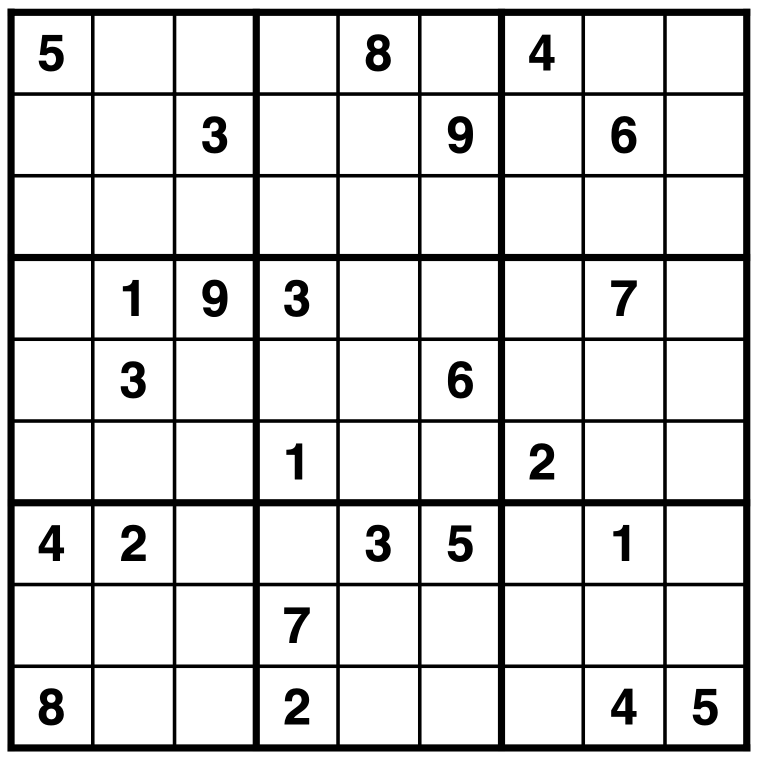
#> input picture src/assets/2.png, 1528 x 1526 px (shown at 1/2 size)
$ python main.py
#> lines starting #> are read from the running program, lines starting #| are printed output that depends on the picture; after the words box and inside, x2 and y2 are one past the last pixel; in counts of white or black regions, pixels touching at a corner belong together
### src/tools/image_processing.py
'''
src/tools/image_processing.py

Computer vision tools for sudoku image processing.

Author: Filip J. Cierkosz (2022)
'''


import numpy as np
import pytesseract
import cv2


def resize_img(img):
    '''
    Resizes an input image.

        Parameters:
            img : raw image.

        Returns:
            res_img : resized image.
    '''
    res_img = cv2.resize(img, (500, 600))
    return res_img

def preprocess_img(img):
    '''
    Applies image pre-processing filters such as:
        noise removal, adaptive threshold, detecting all contours, etc.

        Parameters:
            img : resized image.

        Returns:
            contours : detected sudoku contours in the image.
    '''
    # Apply grayscale, adaptive threshold, canny and find contours.
    graysc = cv2.cvtColor(img, cv2.COLOR_BGR2GRAY)
    rm_noise = cv2.fastNlMeansDenoising(
        graysc, templateWindowSize=6, searchWindowSize=21, h=3
    )
    thresh = cv2.adaptiveThreshold(
        rm_noise, 255, cv2.ADAPTIVE_THRESH_MEAN_C, cv2.THRESH_BINARY, 11, 2
    )
    canny = cv2.Canny(thresh, 120, 150, apertureSize=3)
    contours, _ = cv2.findContours(
        canny, cv2.RETR_EXTERNAL, cv2.CHAIN_APPROX_SIMPLE
    )
    return contours

def transform_plane(contours, img):
    '''
    Extracts the sudoku grid from the image by applying plane transformation.

        Parameters:
            contours : array of detected contours.
            img : input image after applying filters.

        Returns:
            undist_img : undistorted sudoku image.
    '''
    max_area = 0
    max_cont = contours[0]
    for c in contours:
        approx = cv2.approxPolyDP(
            c, 0.01 * cv2.arcLength(c, True), True
        )
        if len(approx == 4):
            curr_area = cv2.contourArea(c)
            if max_area <= curr_area:
                max_area = curr_area
                max_cont = approx
    # Refine points for the new plane.
    coords = max_cont.ravel()
    size = 250
    pts_curr, pts_new = specify_points(coords, size)
    # Perform plane transformation.
    plane_trans = cv2.getPerspectiveTransform(pts_curr, pts_new)
    undist_img = cv2.warpPerspective(img, plane_trans, (size, size))
    return undist_img

def specify_points(coords, size):
    '''
    Specifies point for the plane transformation.

        Parameters:
            coords : raw contour points.
            size : size.

        Returns:
            pts_curr : current plane point adjustments.
            pts_new : point adjustments for the new plane.
    '''
    # Arrange points.
    pts = np.float32([
        [coords[0], coords[1]],
        [coords[2], coords[3]],
        [coords[4], coords[5]],
        [coords[6], coords[7]]
    ])
    pts_curr = pts.copy()
    sum_pts = sorted([p[0] + p[1] for p in pts])
    for i in range(0, len(sum_pts)):
        for p in pts:
            if p[0] + p[1] == sum_pts[i]:
                try:
                    if i == 0:
                        pts_curr[1] = [p[0], p[1]]
                    elif i == 1:
                        pts_curr[2] = [p[0], p[1]]
                    elif i == 2:
                        pts_curr[0] = [p[0], p[1]]
                    elif i == 3:
                        pts_curr[3] = [p[0], p[1]]
                except:
                    print('Error - failed to refine points.')
    # Set up new points.
    pts_new = np.float32([
        [0, size],
        [0, 0],
        [size ,0],
        [size, size]
    ])
    return pts_curr, pts_new

def classify_digits(img):
    '''
    Classifies digits (with Google Pytesseract) from an unsolved sudoku image.

        Parameters:
            img : image of unsolved sudoku.

        Returns:
            class_digits : list of classified digits.
    '''
    # Resize and apply filters for the image.
    img = cv2.resize(img, (900, 900))
    graysc = cv2.cvtColor(img, cv2.COLOR_BGR2GRAY)
    _, thresh = cv2.threshold(graysc, 140, 255, cv2.THRESH_BINARY)
    # Specify dimensions.
    width = img.shape[0]
    height = img.shape[1]
    w = width // 9
    h = height // 9
    # Classify digit for each cell using Pytesseract engine.
    class_digits = []
    for r in range(0, width, w):
        for c in range(0, height, h):
            cell_img = thresh[r + 10 : r + w - 10, c + 10 : c + h - 10]
            init_digit = pytesseract.image_to_string(
                cell_img, lang='eng',
                config='--psm 7 --oem 3 -c tessedit_char_whitelist=0123456789'
            )
            try:
                digit = int(init_digit)
            except:
                digit = 0
            class_digits.append(digit)
    return class_digits

# [31 lines left out: function display_digits, not called in this run]

### src/main.py
'''
main.py

Main program for running generator and solver.

Author: Filip J. Cierkosz (2022)
'''


from tools.grid_generator import GridGenerator
from tools.image_processing import *
from tools.sudoku_solver import SudokuSolver
import numpy as np


# [33 lines of commented-out code are left out]


def main():
    '''
    Main runner.
    '''
    # select sample image
    img_path = 'assets/2.png'
    img = cv2.imread(img_path, cv2.IMREAD_COLOR)
#> img is the input picture: shape (1526, 1528, 3); min 0, max 255, mean 218.3

    # resize image
    img = resize_img(img)
#> in resize_img, `res_img = cv2.resize(img, (500, 600))`:
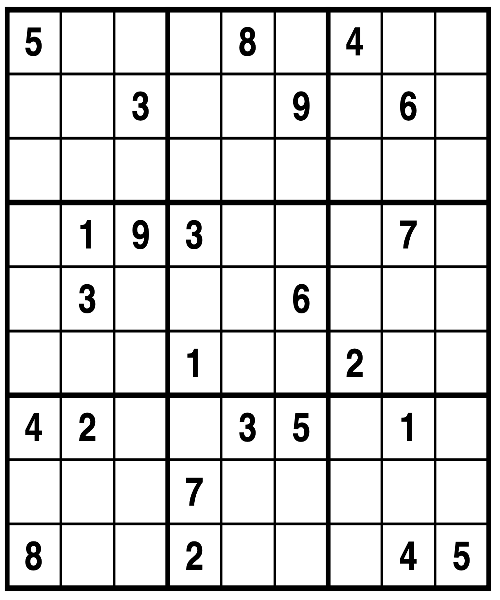
#> res_img: shape (600, 500, 3); min 0, max 255, mean 218.7

    # preprocess
    contours = preprocess_img(img)
#> in preprocess_img, `thresh = cv2.adaptiveThreshold( rm_noise, 255, cv2.ADAPTIVE_THRESH_MEA..`:
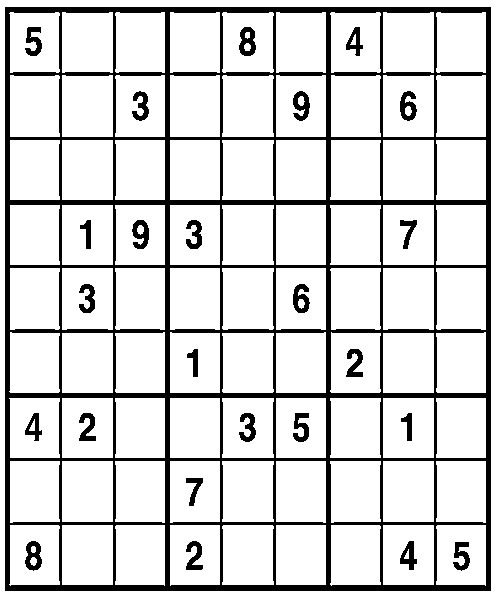
#> thresh: shape (600, 500); 84.5% white; 25 black regions, largest, box (x1, y1, x2, y2) and area: (5, 7, 491, 591) 40274, (239, 27, 256, 56) 320, (25, 541, 42, 571) 316
#> in preprocess_img, `canny = cv2.Canny(thresh, 120, 150, apertureSize=3)`:
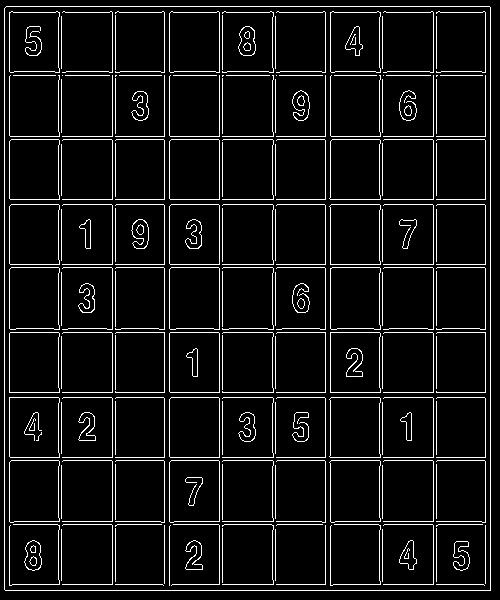
#> canny: shape (600, 500); 7.4% white in thin lines or dots
#> in preprocess_img, `contours, _ = cv2.findContours( canny, cv2.RETR_EXTERNAL, cv2.CHAIN_AP..`: contours = 1 item
#> contours = 1 item

    # transform image
    img = transform_plane(contours, img)
#> in transform_plane, `max_cont = contours[0]`: max_cont = [[6, 6], [4, 8], [4, 589], [5, 590], [490, 590], [490, 7], [489, 6]]
#> the loop in transform_plane, `for c in contours:` made 1 pass
#> (curr_area, max_area, max_cont) on pass 1: (283821, 283821, [[6, 6], [4, 589], [490, 590], [490, 7]])
#> after the loop in transform_plane, `for c in contours:`: max_area = 283821
#> in transform_plane, `coords = max_cont.ravel()`: coords = [6, 6, 4, 589, 490, 590, 490, 7]
#> in specify_points, `pts = np.float32([ [coords[0], coords[1]], [coords[2], coords[3]], [co..`: pts = [[6, 6], [4, 589], [490, 590], [490, 7]]
#> in specify_points, `sum_pts = sorted([p[0] + p[1] for p in pts])`: sum_pts = [12, 497, 593, 1080]
#> the loop in specify_points, `for i in range(0, len(sum_pts)):` made 4 passes
#> after the loop in specify_points, `for i in range(0, len(sum_pts)):`: pts_curr = [[4, 589], [6, 6], [490, 7], [490, 590]]
#> in transform_plane, `pts_curr, pts_new = specify_points(coords, size)`: pts_new = [[0, 250], [0, 0], [250, 0], [250, 250]]
#> in transform_plane, `plane_trans = cv2.getPerspectiveTransform(pts_curr, pts_new)`: plane_trans = [[0.517, 0.00177, -3.11], [-0.00089, 0.431, -2.58], [-2.92e-08, 7.09e-06, 1]]
#> in transform_plane, `undist_img = cv2.warpPerspective(img, plane_trans, (size, size))`:
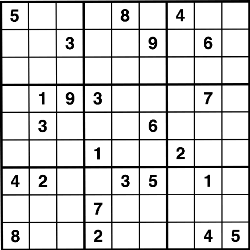
#> undist_img: shape (250, 250, 3); min 0, max 255, mean 217.8

    unsolved_grid = classify_digits(img) # reading sudoku table
#> in classify_digits, `img = cv2.resize(img, (900, 900))`:
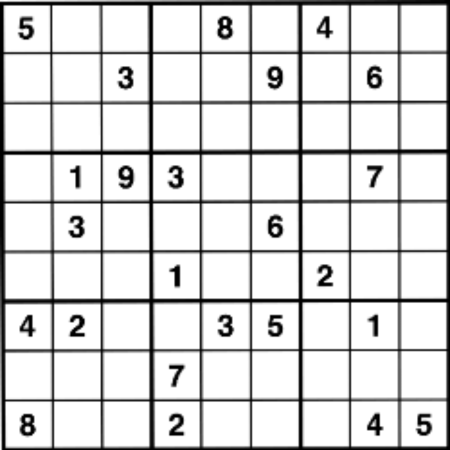
#> img: shape (900, 900, 3) (shown at 1/2 size); min 0, max 255, mean 217.8
#> in classify_digits, `_, thresh = cv2.threshold(graysc, 140, 255, cv2.THRESH_BINARY)`:
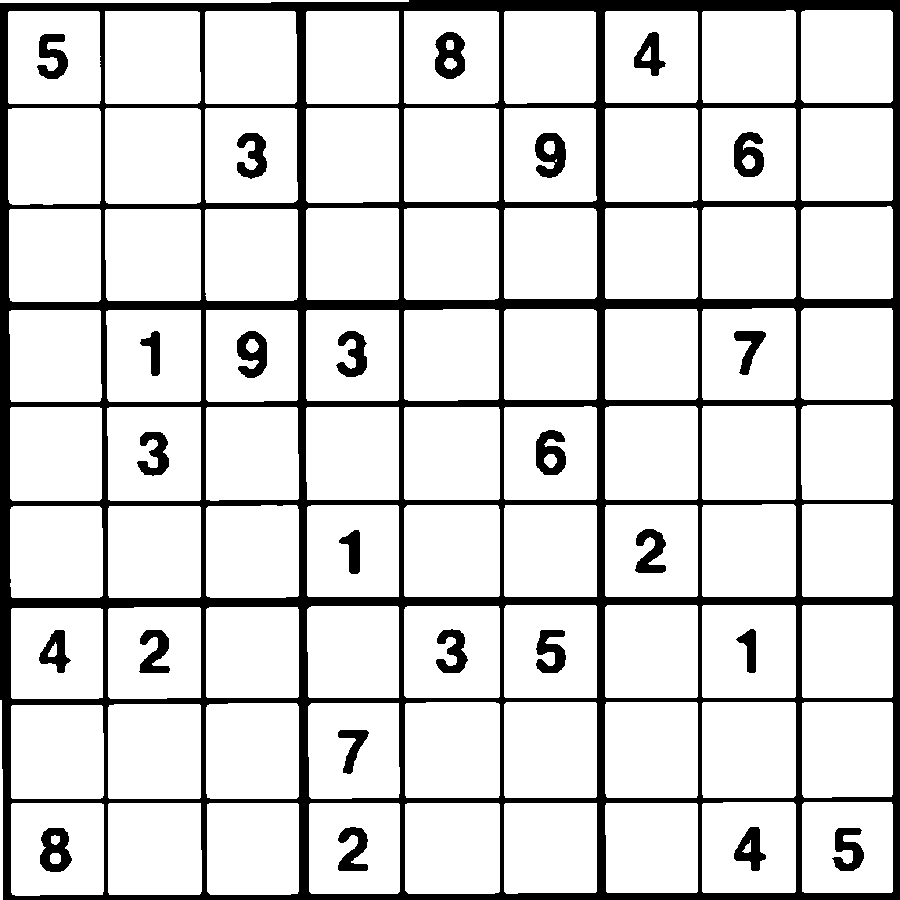
#> thresh: shape (900, 900); 84.2% white; 25 black regions, largest, box (x1, y1, x2, y2) and area: (0, 0, 900, 900) 109437, (435, 32, 465, 79) 976, (40, 828, 72, 872) 934
#> after the loop in classify_digits, `for r in range(0, width, w):`:
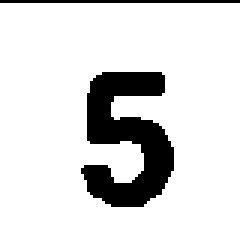
#> cell_img: shape (80, 80) (shown 3 times larger); 85.9% white; 2 black regions, box (x1, y1, x2, y2) and area: (27, 24, 58, 69) 821, (0, 0, 80, 1) 80
#> after the loop in classify_digits, `for r in range(0, width, w):`: class_digits = []

    # solved_grid = np.array(unsolved_grid).reshape((9, 9))#.tolist()
    unsolved_grid = np.array(unsolved_grid).reshape((9, 9))#.tolist()

    # solving board....
    unsolved = unsolved_grid.copy()
    solver = SudokuSolver(unsolved)
    solver.run_solver()
    solved_grid = solver.grid

    # show final image
    final_img = display_digits(img, unsolved_grid, solved_grid)
    cv2.imshow('Solved Sudoku', final_img)
    cv2.waitKey(0)
    cv2.destroyAllWindows()


# Run the main program.
if __name__=='__main__':
    main()
#> (the call stopped at in classify_digits, `init_digit = pytesseract.image_to_string( cell_img, lang='eng', config..`: pytesseract is not available in this run)
